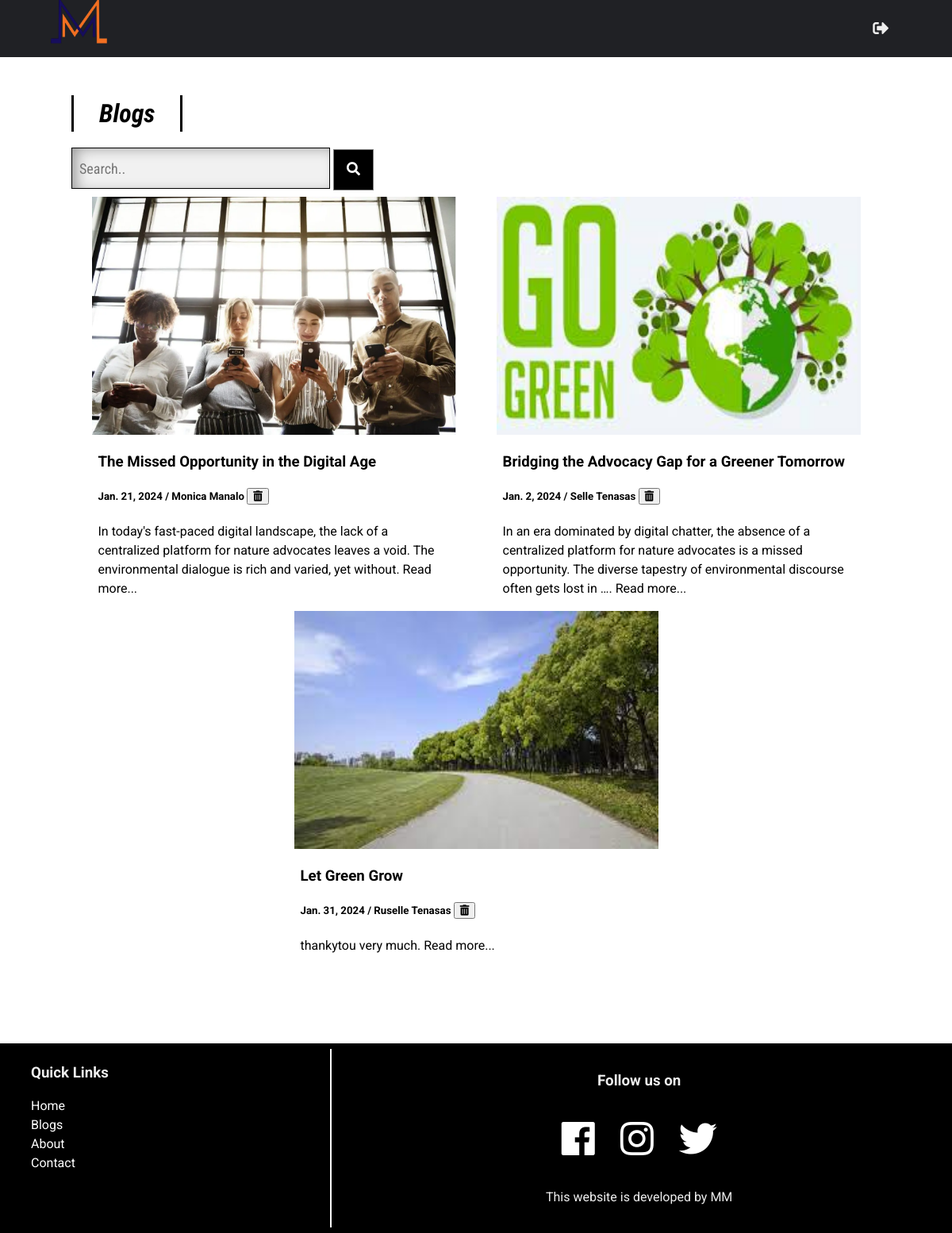
Page /webapp/adminbloglist/ on the committed database.
### webapp/models.py (models this page shows, shortened)
class Blog(models.Model):
    name = models.CharField(max_length=50, null=False)
    blogTitle = models.CharField(max_length=50, null=False)
    date = models.DateField(auto_now_add=False)
    photo = models.ImageField(upload_to='albums/', null=False)
    content = models.TextField(blank=True)

### webapp/views.py (the view)
# urls.py: path('adminbloglist/', views.adminbloglist_page, name="adminbloglistpage"),
def adminbloglist_page(request):
    blogs = Blog.objects.all()
    return render(request, 'pages/adminbloglist.html', {'blogs': blogs})

### webapp/templates/pages/adminbloglist.html (shortened to what this page needs)
{% extends 'pages/adminindex.html' %}
{% block content %}
{% load static %}
<main>
  <div>
    <h2 class="page-heading">Blogs</h2>
    <div class="well">
    <form class="example" >
  <input type="text" placeholder="Search.." name="search2">
  <button type="submit"><i class="fa fa-search"></i></button>
</form>
</div>
<section>
    {% for abc in blogs %}
        <div class="card">
            <div class="card-image">
                    <img src="{{ abc.photo.url }}" alt="Card Image" width="300" height="300">
            </div>
            <div class="card-description">
                    <h3>{{ abc.blogTitle }}</h3>
                <h5>{{ abc.date }} / {{ abc.name }} <form method="post" action="{% url 'delete_blog' abc.id %}" style="display: inline;">
                    <button type="submit" class="delete-btn"><i class="fas fa-trash-alt"></i></button>
                </form></h5>
                 <p>{{ abc.content|truncatewords:30 }}. <a href="{% url 'adminblogpostpage' abc.id %}">Read more...</a></p>
           </div>
        </div>
    {% endfor %}
</section>
</div>
<br>
    <br>
    <br>
    <br>
    <br>
  </main>
{% endblock %}

### webapp/static/css/style.css (style rules this page uses)
body { font-family: "Roboto", sans-serif; margin: 0; }
h2 { font-style: italic; color: White; text-align: center; margin: 20px 0; margin-top: 180px; }
p { line-height: 1.5; }
main { margin: 0 auto; }
a { text-decoration: none; color: black; }
input, textarea { height: 32px; padding: 0 16px; font-family: "Roboto Condensed", sans-serif; font-size: 20px; border: none; box-shadow: inset 8px 3px 18px -4px rgba(0, 0, 0, 0.4); }
section { display: flex; justify-content: space-around; flex-wrap: wrap; }
.card-image { transition: 0.4s; }
.card .card-description { padding: 0 8px; }
.page-heading { font-size:32px; font-family:'Roboto Condensed', sans-serif; border-left:3px solid black; border-right:3px solid black; transition: all 0.4s; display:inline-block; padding:4px 32px; margin-top: 120px; color: black; }
@media (min-width: 720px) { main { width: 95%; } }
@media (min-width: 720px) { .card { width: 45%; } }
@media (min-width: 720px) { .card .card-image img { width: 100%; } }
@media (min-width: 1200px) { main { width: 85%; } }
form.example input[type=text] { padding: 9px; font-size: 18px; border: 1px solid black; width: 30%; background: #f1f1f1; margin-bottom: 10px; }
form.example button { width: 5%; padding: 15px; background: black; color: white; font-size: 17px; border: 1px solid grey; cursor: pointer; }

### rows in the picture
Blog: photo (picture), blogTitle "The Missed Opportunity in the Digital Age", date "Jan. 21, 2024", name "Monica Manalo", content "In today's fast-paced digital landscape, the lack of a centralized platform for nature advocates leaves a void. The environmental dialogue is rich and varied, yet without"
Blog: photo (picture), blogTitle "Bridging the Advocacy Gap for a Greener Tomorrow", date "Jan. 2, 2024", name "Selle Tenasas", content "In an era dominated by digital chatter, the absence of a centralized platform for nature advocates is a missed opportunity. The diverse tapestry of environmental discourse often gets lost in …"
Blog: photo (picture), blogTitle "Let Green Grow", date "Jan. 31, 2024", name "Ruselle Tenasas", content "thankytou very much"
